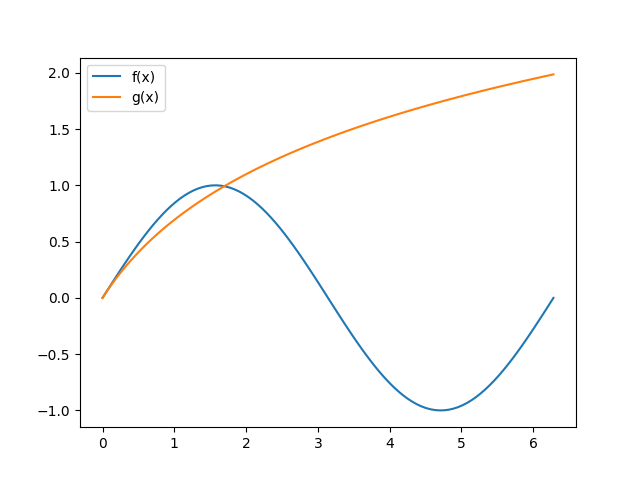

Generate this figure with Python:
import matplotlib as mpl
import matplotlib.pyplot as plt
import pandas as pd
import numpy as np

df = pd.read_csv('bmw.csv')

x = np.linspace(0, 2*np.pi, 100)

plt.plot(x, np.sin(x), label= "f(x)")
plt.plot(x, np.log(1+x), label= "g(x)")
plt.legend()
plt.savefig('ej2.png')
